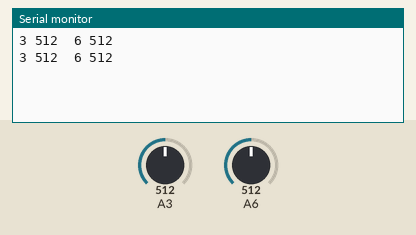
Simulated run of this sketch. Board: Arduino Uno, built with avr-gcc and run on an emulated ATmega328P. Shown: the last lines printed to the serial monitor. Inputs (shaded band) come from the test bench; at power-on: A3 = 512, A6 = 512.

Above: at 1.2 s.
1.3 s: A3 set to 716
At 2.4 s:
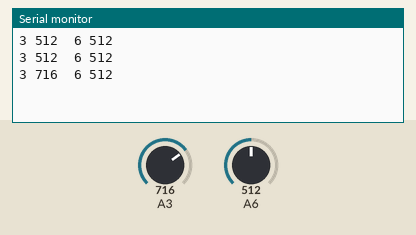
2.8 s: A6 set to 716
At 3.8 s:
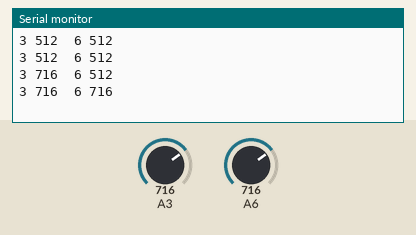
4.3 s: A3 set to 900
At 5.6 s:
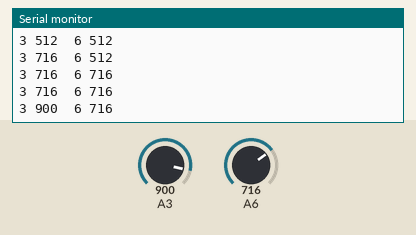
5.8 s: A6 set to 900
At 6.7 s:
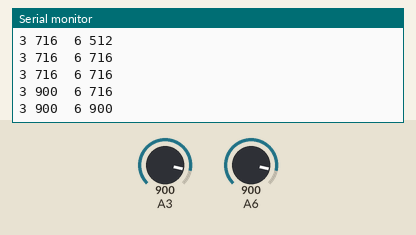
Timing chart, 0 to 8.3 s (numbered marks = the images above; inputs shaded):
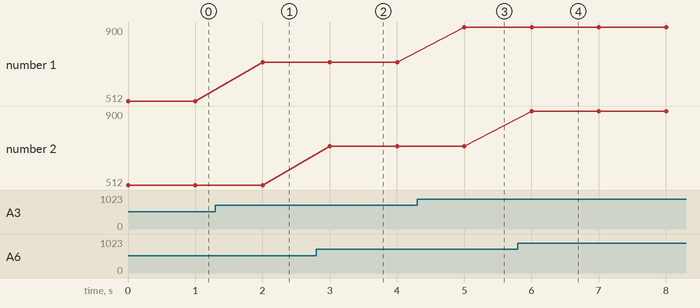

Measured:
- after the input at 1.3 s, the serial monitor: prints a new line after 0.70 s (image 1)
- after the input at 2.8 s, the serial monitor: prints a new line after 0.20 s (image 2)
- after the input at 4.3 s, the serial monitor: prints a new line after 0.70 s (image 3)
- after the input at 5.8 s, the serial monitor: prints a new line after 0.20 s (image 4)
- plotted number 1: 512 → 716 after the input at 1.3 s, 716 → 900 after the input at 4.3 s

The sketch:

wind.ino
```cpp
void setup() {
  // put your setup code here, to run once:
  pinMode(3,INPUT);
  pinMode(6,INPUT);
 Serial.begin(9600);
}

void loop() {
  // put your main code here, to run repeatedly:

analogRead(6);
Serial.print("3 ");
Serial.print(analogRead(3));
Serial.print("  6 ");
Serial.println(analogRead(6));
delay(1000);
}
```
